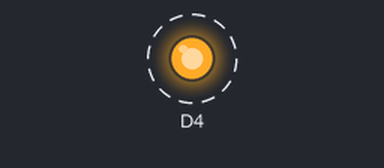
A sketch run on a simulated nRF52 board. Shown: output pins drawn as LEDs (lit = HIGH). Dashed ring = blinking.

Above: at 0.5 s.
Timing chart, 0 to 4.6 s (numbered marks = the images above):
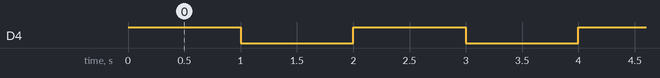

The sketch:

led_blink.ino
```cpp
#if defined(USE_TINYUSB)
#include <Adafruit_TinyUSB.h> // for Serial
#endif

#include <Arduino.h>

uint8_t led = LED_BLUE;//LED_RED;//LED_BLUE;

void setup()
{
  pinMode(led, OUTPUT);
}

void loop()
{
  digitalWrite(led, HIGH);   // turn the LED on (HIGH is the voltage level)
  delay(1000);                       // wait for a second
  digitalWrite(led, LOW);    // turn the LED off by making the voltage LOW
  delay(1000);                       // wait for a second
}
```

Measured:
- by itself, D4: alternates HIGH for 1.0 s and LOW for 1.0 s
